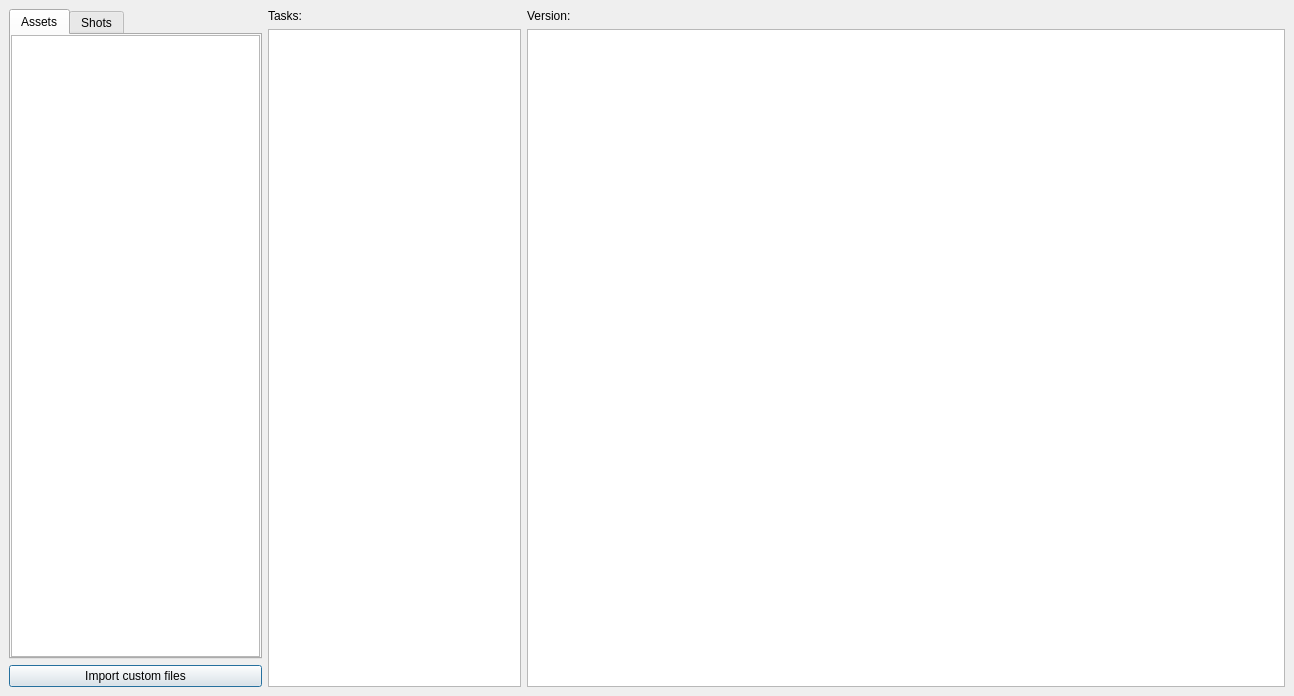
<?xml version="1.0" encoding="UTF-8"?>
<ui version="4.0">
 <class>dlg_TaskSelection</class>
 <widget class="QDialog" name="dlg_TaskSelection">
  <property name="windowModality">
   <enum>Qt::WindowModal</enum>
  </property>
  <property name="geometry">
   <rect>
    <x>0</x>
    <y>0</y>
    <width>1294</width>
    <height>696</height>
   </rect>
  </property>
  <property name="windowTitle">
   <string>Select Task</string>
  </property>
  <layout class="QVBoxLayout" name="verticalLayout_4">
   <property name="spacing">
    <number>6</number>
   </property>
   <property name="margin">
    <number>9</number>
   </property>
   <item>
    <widget class="QWidget" name="widget_4" native="true">
     <layout class="QHBoxLayout" name="horizontalLayout_2">
      <property name="spacing">
       <number>6</number>
      </property>
      <property name="margin">
       <number>0</number>
      </property>
      <item>
       <widget class="QWidget" name="widget" native="true">
        <property name="sizePolicy">
         <sizepolicy hsizetype="Preferred" vsizetype="Preferred">
          <horstretch>1</horstretch>
          <verstretch>0</verstretch>
         </sizepolicy>
        </property>
        <layout class="QVBoxLayout" name="verticalLayout">
         <property name="margin">
          <number>0</number>
         </property>
         <item>
          <widget class="QTabWidget" name="tbw_entity">
           <property name="currentIndex">
            <number>0</number>
           </property>
           <widget class="QWidget" name="tab">
            <attribute name="title">
             <string>Assets</string>
            </attribute>
            <layout class="QVBoxLayout" name="verticalLayout_5">
             <property name="spacing">
              <number>0</number>
             </property>
             <property name="margin">
              <number>0</number>
             </property>
             <item>
              <widget class="QTreeWidget" name="tw_assets">
               <property name="sizePolicy">
                <sizepolicy hsizetype="Expanding" vsizetype="Expanding">
                 <horstretch>1</horstretch>
                 <verstretch>0</verstretch>
                </sizepolicy>
               </property>
               <property name="contextMenuPolicy">
                <enum>Qt::CustomContextMenu</enum>
               </property>
               <property name="editTriggers">
                <set>QAbstractItemView::NoEditTriggers</set>
               </property>
               <attribute name="headerVisible">
                <bool>false</bool>
               </attribute>
               <column>
                <property name="text">
                 <string notr="true">1</string>
                </property>
               </column>
              </widget>
             </item>
            </layout>
           </widget>
           <widget class="QWidget" name="tab_2">
            <attribute name="title">
             <string>Shots</string>
            </attribute>
            <layout class="QVBoxLayout" name="verticalLayout_6">
             <property name="spacing">
              <number>0</number>
             </property>
             <property name="margin">
              <number>0</number>
             </property>
             <item>
              <widget class="QTreeWidget" name="tw_shots">
               <property name="maximumSize">
                <size>
                 <width>10000</width>
                 <height>16777215</height>
                </size>
               </property>
               <property name="contextMenuPolicy">
                <enum>Qt::CustomContextMenu</enum>
               </property>
               <property name="editTriggers">
                <set>QAbstractItemView::NoEditTriggers</set>
               </property>
               <property name="verticalScrollMode">
                <enum>QAbstractItemView::ScrollPerPixel</enum>
               </property>
               <property name="indentation">
                <number>10</number>
               </property>
               <attribute name="headerVisible">
                <bool>false</bool>
               </attribute>
               <column>
                <property name="text">
                 <string notr="true">1</string>
                </property>
               </column>
              </widget>
             </item>
            </layout>
           </widget>
          </widget>
         </item>
         <item>
          <widget class="QPushButton" name="b_custom">
           <property name="text">
            <string>Import custom files</string>
           </property>
          </widget>
         </item>
        </layout>
       </widget>
      </item>
      <item>
       <widget class="QWidget" name="widget_2" native="true">
        <property name="sizePolicy">
         <sizepolicy hsizetype="Preferred" vsizetype="Preferred">
          <horstretch>1</horstretch>
          <verstretch>0</verstretch>
         </sizepolicy>
        </property>
        <layout class="QVBoxLayout" name="verticalLayout_3">
         <property name="margin">
          <number>0</number>
         </property>
         <item>
          <widget class="QLabel" name="label_2">
           <property name="text">
            <string>Tasks:</string>
           </property>
          </widget>
         </item>
         <item>
          <widget class="QListWidget" name="lw_tasks">
           <property name="contextMenuPolicy">
            <enum>Qt::CustomContextMenu</enum>
           </property>
          </widget>
         </item>
        </layout>
       </widget>
      </item>
      <item>
       <widget class="QWidget" name="widget_3" native="true">
        <property name="sizePolicy">
         <sizepolicy hsizetype="Preferred" vsizetype="Preferred">
          <horstretch>3</horstretch>
          <verstretch>0</verstretch>
         </sizepolicy>
        </property>
        <layout class="QVBoxLayout" name="verticalLayout_2">
         <property name="margin">
          <number>0</number>
         </property>
         <item>
          <widget class="QLabel" name="label_3">
           <property name="text">
            <string>Version:</string>
           </property>
          </widget>
         </item>
         <item>
          <widget class="QTableView" name="tw_versions">
           <property name="contextMenuPolicy">
            <enum>Qt::CustomContextMenu</enum>
           </property>
           <property name="editTriggers">
            <set>QAbstractItemView::NoEditTriggers</set>
           </property>
           <property name="selectionMode">
            <enum>QAbstractItemView::SingleSelection</enum>
           </property>
           <property name="selectionBehavior">
            <enum>QAbstractItemView::SelectRows</enum>
           </property>
           <property name="verticalScrollMode">
            <enum>QAbstractItemView::ScrollPerPixel</enum>
           </property>
           <property name="horizontalScrollMode">
            <enum>QAbstractItemView::ScrollPerPixel</enum>
           </property>
           <property name="sortingEnabled">
            <bool>true</bool>
           </property>
           <attribute name="horizontalHeaderHighlightSections">
            <bool>false</bool>
           </attribute>
           <attribute name="horizontalHeaderStretchLastSection">
            <bool>false</bool>
           </attribute>
           <attribute name="verticalHeaderVisible">
            <bool>false</bool>
           </attribute>
          </widget>
         </item>
        </layout>
       </widget>
      </item>
     </layout>
    </widget>
   </item>
  </layout>
 </widget>
 <resources/>
 <connections/>
</ui>
